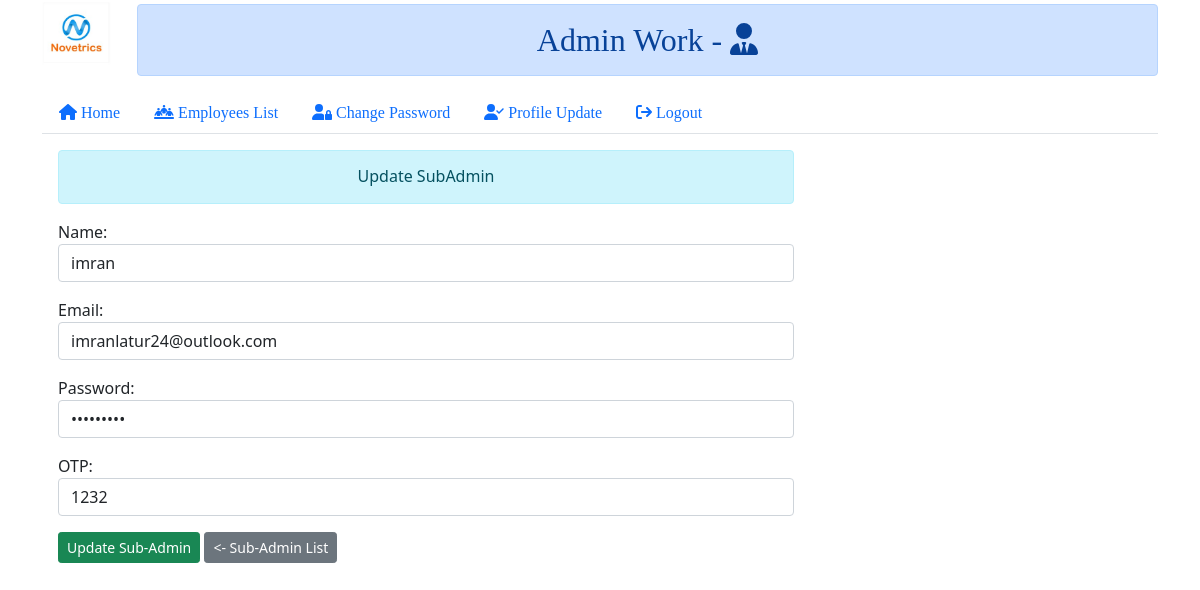
Screenshot of /update_subadmin/1/ with the database file from the repository.
### app/models.py (models this page shows)
class AdminModel(models.Model):
    name=models.CharField(max_length=255)
    email=models.EmailField()
    password=models.CharField(max_length=50)
    otp=models.CharField(max_length=8)

### app/views.py (the view)
# urls.py: path(r'update_subadmin/<int:id>/',appViews.update_subadmin,name='update_subadmin'),
def update_subadmin(request,id):
    if request.method == 'POST':
        id = AdminModel.objects.get(pk=id)
        form = AdminForm(request.POST,instance=id)
        if form.is_valid():
            name = form.cleaned_data['name']
            email = form.cleaned_data['email']
            form.save()
            form = IndexForm()
            sub_admin_list = AdminModel.objects.order_by('-id')
            paginator=Paginator(sub_admin_list,total_records)
            page_number=request.GET.get('page')
            sub_admin_list=paginator.get_page(page_number)
            context ={
                    'sub_admin_list':sub_admin_list,
                    'form':form,
                    'id':id,
                    'message':'User Updated Successfully',
                    'class':'success'
                    }
            return render(request,"sub_admin_list.html",context)
    else:
        id = AdminModel.objects.get(pk=id)
        form=AdminForm(instance=id)
        context ={
            'form':form,
        }
    return render(request,"sub_admin_update.html",context)

### app/forms.py (shortened to what this page needs)
class AdminForm(forms.ModelForm):
    class Meta:
        model=AdminModel
        fields=['name','email','password','otp']
        labels={'name':'Name','password':'Password','email':'Email','otp':'OTP'}
        help_text={'name':{'Name'},'password':{'Password'},'email':{'Email'},'otp':{'OTP'}}
        error_messages={
            'name':{'required':'Enter Name'},
            'password':{'required':'Enter Password'},
            'email':{'required':'Enter Email'},
            'otp':{'required':'Enter otp'},
            }
        widgets={
            'name':forms.TextInput(attrs={'class':'form-control','placeholder':'Enter Full Name'}),
            'password':forms.PasswordInput(render_value=True, attrs={'class':'form-control','placeholder':'Password'}),
            'email':forms.EmailInput(attrs={'class':'form-control','placeholder':'Email'}),
            'otp':forms.EmailInput(attrs={'class':'form-control','placeholder':'OTP'}),
        }

### app/templates/sub_admin_update.html (shortened to what this page needs)
{% extends 'myadmin/base.html' %}
{% load static %}
{% block content %}
    <div class="row">
        <div class="col-md-8 m-3">
            <h6 class="text-center alert alert-info">Update SubAdmin</h6>
            <form action="" method="post" novalidate>
                {{form.as_p}}
                <input type="submit" value="Update Sub-Admin" class="btn btn-floating btn-success btn-md btn-sm">
                <a href="{% url 'sub_admin_list' %}" class="btn btn-secondary text-white btn-sm"><- Sub-Admin List</a>
            </form>
        </div>
    </div>
{% endblock content %}

### rows the page displays
AdminModel: name "imran", email "imranlatur24@outlook.com", otp "1232"
